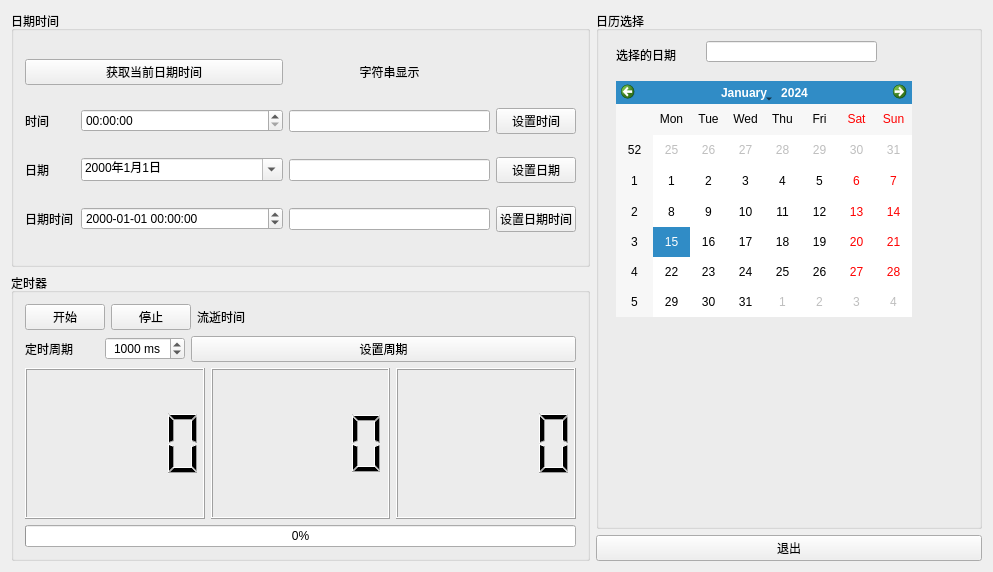
<?xml version="1.0" encoding="UTF-8"?>
<ui version="4.0">
 <class>Widget</class>
 <widget class="QWidget" name="Widget">
  <property name="geometry">
   <rect>
    <x>0</x>
    <y>0</y>
    <width>993</width>
    <height>572</height>
   </rect>
  </property>
  <property name="windowTitle">
   <string>Widget</string>
  </property>
  <layout class="QGridLayout" name="gridLayout_3" columnstretch="6,4">
   <item row="0" column="0">
    <widget class="QGroupBox" name="groupBox">
     <property name="title">
      <string>日期时间</string>
     </property>
     <layout class="QGridLayout" name="gridLayout" columnstretch="1,4,4,1">
      <item row="1" column="0">
       <widget class="QLabel" name="label">
        <property name="text">
         <string>时间</string>
        </property>
        <property name="buddy">
         <cstring>timeEdit</cstring>
        </property>
       </widget>
      </item>
      <item row="1" column="1">
       <widget class="QTimeEdit" name="timeEdit">
        <property name="displayFormat">
         <string>hh:mm:ss</string>
        </property>
       </widget>
      </item>
      <item row="0" column="0" colspan="2">
       <widget class="QPushButton" name="btnGetDateTime">
        <property name="text">
         <string>获取当前日期时间</string>
        </property>
       </widget>
      </item>
      <item row="3" column="2">
       <widget class="QLineEdit" name="lineEditDateTime"/>
      </item>
      <item row="3" column="0">
       <widget class="QLabel" name="label_3">
        <property name="text">
         <string>日期时间</string>
        </property>
        <property name="buddy">
         <cstring>dateTimeEdit</cstring>
        </property>
       </widget>
      </item>
      <item row="3" column="1">
       <widget class="QDateTimeEdit" name="dateTimeEdit">
        <property name="displayFormat">
         <string>yyyy-MM-dd hh:mm:ss</string>
        </property>
       </widget>
      </item>
      <item row="1" column="2">
       <widget class="QLineEdit" name="lineEditTime"/>
      </item>
      <item row="1" column="3">
       <widget class="QPushButton" name="btnSetTime">
        <property name="text">
         <string>设置时间</string>
        </property>
       </widget>
      </item>
      <item row="2" column="2">
       <widget class="QLineEdit" name="lineEditDate"/>
      </item>
      <item row="2" column="1">
       <widget class="QDateEdit" name="dateEdit">
        <property name="displayFormat">
         <string>yyyy年M月d日</string>
        </property>
        <property name="calendarPopup">
         <bool>true</bool>
        </property>
       </widget>
      </item>
      <item row="2" column="0">
       <widget class="QLabel" name="label_2">
        <property name="text">
         <string>日期</string>
        </property>
        <property name="buddy">
         <cstring>dateEdit</cstring>
        </property>
       </widget>
      </item>
      <item row="2" column="3">
       <widget class="QPushButton" name="btnSetDate">
        <property name="text">
         <string>设置日期</string>
        </property>
       </widget>
      </item>
      <item row="3" column="3">
       <widget class="QPushButton" name="btnSetDateTime">
        <property name="text">
         <string>设置日期时间</string>
        </property>
       </widget>
      </item>
      <item row="0" column="2">
       <widget class="QLabel" name="label_4">
        <property name="layoutDirection">
         <enum>Qt::LeftToRight</enum>
        </property>
        <property name="text">
         <string>字符串显示</string>
        </property>
        <property name="alignment">
         <set>Qt::AlignCenter</set>
        </property>
        <property name="buddy">
         <cstring>timeEdit</cstring>
        </property>
       </widget>
      </item>
     </layout>
    </widget>
   </item>
   <item row="0" column="1" rowspan="2">
    <widget class="QGroupBox" name="groupBox_3">
     <property name="title">
      <string>日历选择</string>
     </property>
     <widget class="QCalendarWidget" name="calendarWidget">
      <property name="geometry">
       <rect>
        <x>20</x>
        <y>70</y>
        <width>296</width>
        <height>236</height>
       </rect>
      </property>
     </widget>
     <widget class="QLabel" name="label_7">
      <property name="geometry">
       <rect>
        <x>20</x>
        <y>30</y>
        <width>81</width>
        <height>28</height>
       </rect>
      </property>
      <property name="text">
       <string>选择的日期</string>
      </property>
     </widget>
     <widget class="QLineEdit" name="lineEditSel">
      <property name="geometry">
       <rect>
        <x>110</x>
        <y>30</y>
        <width>171</width>
        <height>21</height>
       </rect>
      </property>
     </widget>
    </widget>
   </item>
   <item row="1" column="0" rowspan="2">
    <widget class="QGroupBox" name="groupBox_2">
     <property name="title">
      <string>定时器</string>
     </property>
     <layout class="QGridLayout" name="gridLayout_2" rowstretch="0,0,0,0" columnstretch="1,0,1,0,8">
      <item row="0" column="0" colspan="2">
       <widget class="QPushButton" name="btnStart">
        <property name="minimumSize">
         <size>
          <width>0</width>
          <height>0</height>
         </size>
        </property>
        <property name="text">
         <string>开始</string>
        </property>
       </widget>
      </item>
      <item row="0" column="2" colspan="2">
       <widget class="QPushButton" name="btnStop">
        <property name="text">
         <string>停止</string>
        </property>
        <property name="checkable">
         <bool>false</bool>
        </property>
       </widget>
      </item>
      <item row="0" column="4">
       <widget class="QLabel" name="labelOverTime">
        <property name="text">
         <string>流逝时间</string>
        </property>
       </widget>
      </item>
      <item row="1" column="0">
       <widget class="QLabel" name="label_6">
        <property name="text">
         <string>定时周期</string>
        </property>
       </widget>
      </item>
      <item row="1" column="1" colspan="2">
       <widget class="QSpinBox" name="spinBoxMs">
        <property name="alignment">
         <set>Qt::AlignCenter</set>
        </property>
        <property name="suffix">
         <string> ms</string>
        </property>
        <property name="minimum">
         <number>1</number>
        </property>
        <property name="maximum">
         <number>10000</number>
        </property>
        <property name="value">
         <number>1000</number>
        </property>
       </widget>
      </item>
      <item row="1" column="3" colspan="2">
       <widget class="QPushButton" name="btnSetMs">
        <property name="text">
         <string>设置周期</string>
        </property>
       </widget>
      </item>
      <item row="2" column="0" colspan="5">
       <layout class="QHBoxLayout" name="horizontalLayout">
        <item>
         <widget class="QLCDNumber" name="lcdHour"/>
        </item>
        <item>
         <widget class="QLCDNumber" name="lcdMin"/>
        </item>
        <item>
         <widget class="QLCDNumber" name="lcdSec"/>
        </item>
       </layout>
      </item>
      <item row="3" column="0" colspan="5">
       <widget class="QProgressBar" name="progressBar">
        <property name="value">
         <number>0</number>
        </property>
       </widget>
      </item>
     </layout>
    </widget>
   </item>
   <item row="2" column="1">
    <widget class="QPushButton" name="btnExit">
     <property name="text">
      <string>退出</string>
     </property>
    </widget>
   </item>
  </layout>
 </widget>
 <layoutdefault spacing="6" margin="11"/>
 <resources/>
 <connections>
  <connection>
   <sender>btnExit</sender>
   <signal>clicked()</signal>
   <receiver>Widget</receiver>
   <slot>close()</slot>
   <hints>
    <hint type="sourcelabel">
     <x>732</x>
     <y>442</y>
    </hint>
    <hint type="destinationlabel">
     <x>718</x>
     <y>599</y>
    </hint>
   </hints>
  </connection>
 </connections>
</ui>
